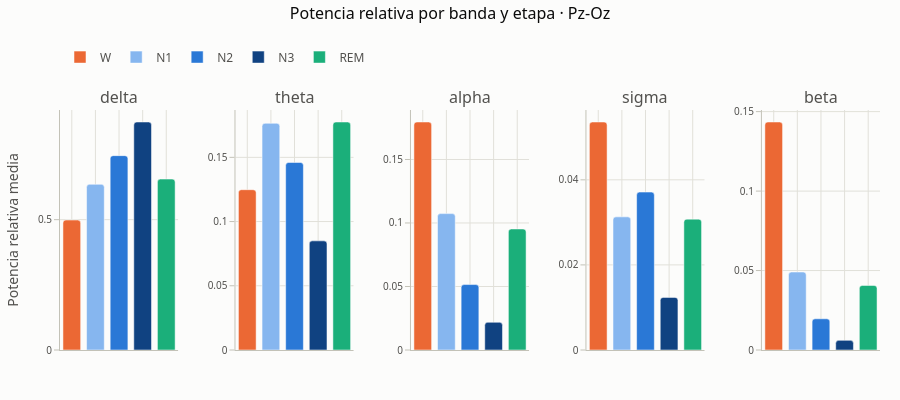

Notebook cell for this chart:
### Markdown cell above
**¿Qué bandas dominan cada etapa? (canal posterior, donde el alfa de vigilia es más visible)**

Para cada etapa y canal se promedia la potencia relativa de cada banda sobre todas las épocas, con todos los sujetos juntos y sin artefactos. Cada panel es una banda y cada barra, una etapa; dentro de una misma etapa, las cinco bandas suman 1. Se muestra el canal Pz-Oz.

### Code cell
rel = queries.run_query("relative_band_power_by_stage")
display(rel.round(2))
plots.band_power_by_stage(rel, "Pz-Oz").show()

### Figure 1 — Plotly figure (JSON) as saved in the notebook; plotly's stock layout.template omitted (floating-point values rounded to 4 significant figures)
{"data": [{"hovertemplate": "delta · %{x}<br>%{y:.3f}<extra></extra>", "marker": {"color": ["#eb6834", "#86b6ef", "#2a78d6", "#104281", "#1baf7a"], "cornerradius": 3}, "showlegend": false, "type": "bar", "x": ["W", "N1", "N2", "N3", "REM"], "xaxis": "x", "y": [0.4986, 0.6358, 0.7457, 0.8748, 0.6558], "yaxis": "y"}, {"hovertemplate": "theta · %{x}<br>%{y:.3f}<extra></extra>", "marker": {"color": ["#eb6834", "#86b6ef", "#2a78d6", "#104281", "#1baf7a"], "cornerradius": 3}, "showlegend": false, "type": "bar", "x": ["W", "N1", "N2", "N3", "REM"], "xaxis": "x2", "y": [0.1248, 0.1765, 0.146, 0.08496, 0.1775], "yaxis": "y2"}, {"hovertemplate": "alpha · %{x}<br>%{y:.3f}<extra></extra>", "marker": {"color": ["#eb6834", "#86b6ef", "#2a78d6", "#104281", "#1baf7a"], "cornerradius": 3}, "showlegend": false, "type": "bar", "x": ["W", "N1", "N2", "N3", "REM"], "xaxis": "x3", "y": [0.1795, 0.1074, 0.05153, 0.02181, 0.09529], "yaxis": "y3"}, {"hovertemplate": "sigma · %{x}<br>%{y:.3f}<extra></extra>", "marker": {"color": ["#eb6834", "#86b6ef", "#2a78d6", "#104281", "#1baf7a"], "cornerradius": 3}, "showlegend": false, "type": "bar", "x": ["W", "N1", "N2", "N3", "REM"], "xaxis": "x4", "y": [0.05359, 0.0313, 0.03712, 0.01237, 0.03076], "yaxis": "y4"}, {"hovertemplate": "beta · %{x}<br>%{y:.3f}<extra></extra>", "marker": {"color": ["#eb6834", "#86b6ef", "#2a78d6", "#104281", "#1baf7a"], "cornerradius": 3}, "showlegend": false, "type": "bar", "x": ["W", "N1", "N2", "N3", "REM"], "xaxis": "x5", "y": [0.1435, 0.04907, 0.01964, 0.006068, 0.04063], "yaxis": "y5"}, {"hoverinfo": "skip", "marker": {"color": "#eb6834"}, "name": "W", "showlegend": true, "type": "bar", "x": [null], "xaxis": "x", "y": [null], "yaxis": "y"}, {"hoverinfo": "skip", "marker": {"color": "#86b6ef"}, "name": "N1", "showlegend": true, "type": "bar", "x": [null], "xaxis": "x", "y": [null], "yaxis": "y"}, {"hoverinfo": "skip", "marker": {"color": "#2a78d6"}, "name": "N2", "showlegend": true, "type": "bar", "x": [null], "xaxis": "x", "y": [null], "yaxis": "y"}, {"hoverinfo": "skip", "marker": {"color": "#104281"}, "name": "N3", "showlegend": true, "type": "bar", "x": [null], "xaxis": "x", "y": [null], "yaxis": "y"}, {"hoverinfo": "skip", "marker": {"color": "#1baf7a"}, "name": "REM", "showlegend": true, "type": "bar", "x": [null], "xaxis": "x", "y": [null], "yaxis": "y"}], "layout": {"annotations": [{"font": {"size": 16}, "showarrow": false, "text": "delta", "x": 0.072, "xanchor": "center", "xref": "paper", "y": 1, "yanchor": "bottom", "yref": "paper"}, {"font": {"size": 16}, "showarrow": false, "text": "theta", "x": 0.286, "xanchor": "center", "xref": "paper", "y": 1, "yanchor": "bottom", "yref": "paper"}, {"font": {"size": 16}, "showarrow": false, "text": "alpha", "x": 0.5, "xanchor": "center", "xref": "paper", "y": 1, "yanchor": "bottom", "yref": "paper"}, {"font": {"size": 16}, "showarrow": false, "text": "sigma", "x": 0.714, "xanchor": "center", "xref": "paper", "y": 1, "yanchor": "bottom", "yref": "paper"}, {"font": {"size": 16}, "showarrow": false, "text": "beta", "x": 0.928, "xanchor": "center", "xref": "paper", "y": 1, "yanchor": "bottom", "yref": "paper"}], "bargap": 0.25, "barmode": "overlay", "font": {"color": "#52514e", "family": "system-ui, -apple-system, \"Segoe UI\", sans-serif", "size": 12}, "height": 400, "hoverlabel": {"bgcolor": "white", "font": {"color": "#0b0b0b"}}, "legend": {"orientation": "h", "title": {"text": ""}, "x": 0, "xanchor": "left", "y": 1.16, "yanchor": "bottom"}, "margin": {"b": 50, "l": 60, "r": 20, "t": 110}, "paper_bgcolor": "#fcfcfb", "plot_bgcolor": "#fcfcfb", "title": {"font": {"color": "#0b0b0b", "size": 16}, "text": "Potencia relativa por banda y etapa · Pz-Oz", "x": 0.5, "xanchor": "center", "y": 0.98, "yanchor": "top"}, "xaxis": {"anchor": "y", "domain": [0, 0.144], "gridcolor": "#e1e0d9", "linecolor": "#c3c2b7", "showticklabels": false, "tickcolor": "#c3c2b7", "ticks": "", "zeroline": false}, "xaxis2": {"anchor": "y2", "domain": [0.214, 0.358], "gridcolor": "#e1e0d9", "linecolor": "#c3c2b7", "showticklabels": false, "tickcolor": "#c3c2b7", "ticks": "", "zeroline": false}, "xaxis3": {"anchor": "y3", "domain": [0.428, 0.572], "gridcolor": "#e1e0d9", "linecolor": "#c3c2b7", "showticklabels": false, "tickcolor": "#c3c2b7", "ticks": "", "zeroline": false}, "xaxis4": {"anchor": "y4", "domain": [0.642, 0.786], "gridcolor": "#e1e0d9", "linecolor": "#c3c2b7", "showticklabels": false, "tickcolor": "#c3c2b7", "ticks": "", "zeroline": false}, "xaxis5": {"anchor": "y5", "domain": [0.856, 1], "gridcolor": "#e1e0d9", "linecolor": "#c3c2b7", "showticklabels": false, "tickcolor": "#c3c2b7", "ticks": "", "zeroline": false}, "yaxis": {"anchor": "x", "domain": [0, 1], "gridcolor": "#e1e0d9", "linecolor": "#c3c2b7", "nticks": 4, "tickcolor": "#c3c2b7", "tickfont": {"size": 10}, "ticks": "outside", "title": {"text": "Potencia relativa media"}, "zeroline": false}, "yaxis2": {"anchor": "x2", "domain": [0, 1], "gridcolor": "#e1e0d9", "linecolor": "#c3c2b7", "nticks": 4, "tickcolor": "#c3c2b7", "tickfont": {"size": 10}, "ticks": "outside", "zeroline": false}, "yaxis3": {"anchor": "x3", "domain": [0, 1], "gridcolor": "#e1e0d9", "linecolor": "#c3c2b7", "nticks": 4, "tickcolor": "#c3c2b7", "tickfont": {"size": 10}, "ticks": "outside", "zeroline": false}, "yaxis4": {"anchor": "x4", "domain": [0, 1], "gridcolor": "#e1e0d9", "linecolor": "#c3c2b7", "nticks": 4, "tickcolor": "#c3c2b7", "tickfont": {"size": 10}, "ticks": "outside", "zeroline": false}, "yaxis5": {"anchor": "x5", "domain": [0, 1], "gridcolor": "#e1e0d9", "linecolor": "#c3c2b7", "nticks": 4, "tickcolor": "#c3c2b7", "tickfont": {"size": 10}, "ticks": "outside", "zeroline": false}}}
